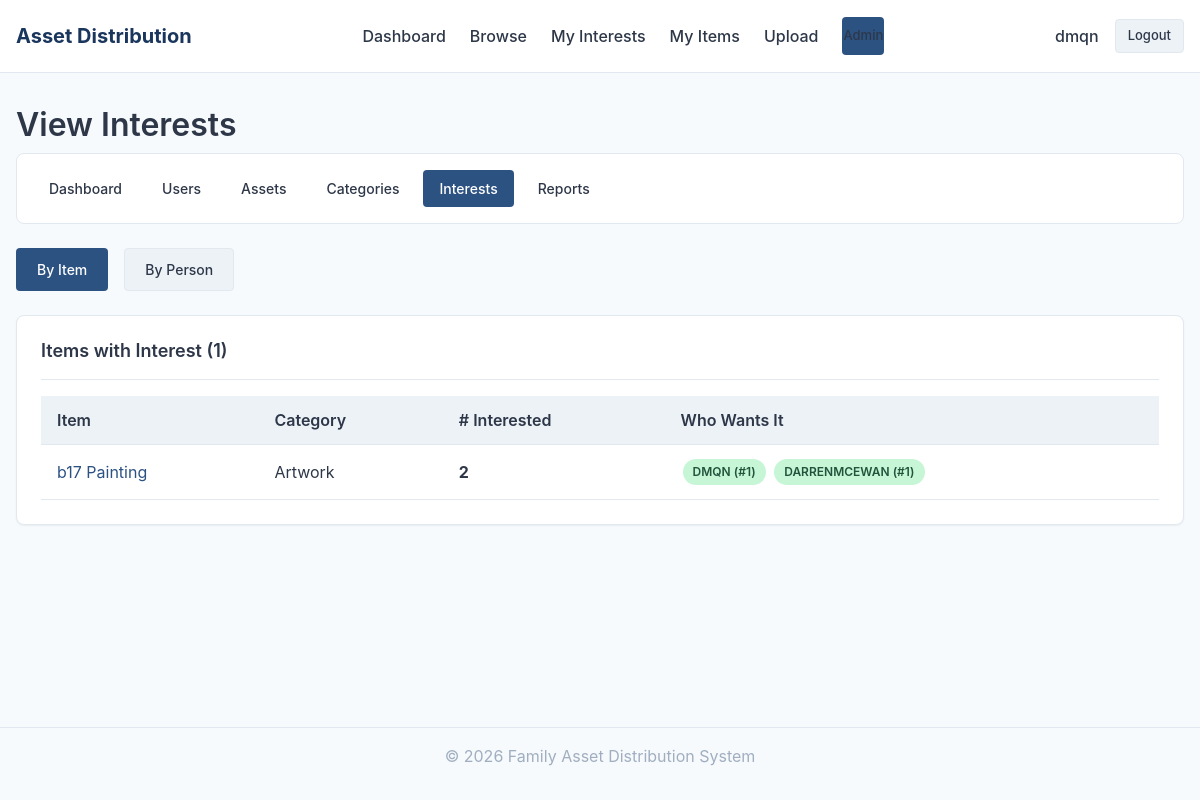
The page /admin-panel/interests/ (signed in) on the database its author committed.
### core/models.py (models this page shows, shortened)
class Asset(models.Model):
    STATUS_CHOICES = [
        ('available', 'Available'),
        ('claimed', 'Claimed'),
        ('sold', 'Sold'),
        ('donated', 'Donated'),
    ]
    name = models.CharField(max_length=200)
    description = models.TextField(blank=True)
    category = models.ForeignKey(Category, on_delete=models.PROTECT, related_name='assets')
    condition = models.CharField(max_length=100, blank=True)
    notes = models.TextField(blank=True)
    status = models.CharField(max_length=20, choices=STATUS_CHOICES, default='available')
    assigned_to = models.ForeignKey(
        User,
        on_delete=models.SET_NULL,
        null=True,
        blank=True,
        related_name='assigned_assets'
    )
    created_by = models.ForeignKey(
        User,
        on_delete=models.SET_NULL,
        null=True,
        blank=True,
        related_name='created_assets'
    )
    created_at = models.DateTimeField(auto_now_add=True)
    updated_at = models.DateTimeField(auto_now=True)
    class Meta:
        ordering = ['category__display_order', 'name']

class Category(models.Model):
    name = models.CharField(max_length=100, unique=True)
    display_order = models.IntegerField(default=0)
    created_at = models.DateTimeField(auto_now_add=True)
    class Meta:
        ordering = ['display_order', 'name']
        verbose_name_plural = 'Categories'

class Interest(models.Model):
    user = models.ForeignKey(User, on_delete=models.CASCADE, related_name='interests')
    asset = models.ForeignKey(Asset, on_delete=models.CASCADE, related_name='interests')
    position = models.IntegerField()
    created_at = models.DateTimeField(auto_now_add=True)
    class Meta:
        unique_together = [
            ('user', 'asset'),
            ('user', 'position'),
        ]
        ordering = ['position', 'created_at']

### core/views.py (the view, shortened to what this page needs)
# urls.py: path('admin-panel/interests/', views.admin_interests_view, name='admin_interests'),
@admin_required
def admin_interests_view(request):
    view_by = request.GET.get('view', 'item')
    assets = (
        Asset.objects
        .filter(status='available')
        .prefetch_related('interests__user')
        .annotate(interest_count=Count('interests'))
        .filter(interest_count__gt=0)
        .order_by('-interest_count')
    )
    return render(request, 'admin/interests.html', {'view_by': 'item', 'assets': assets})

### core/context_processors.py (called while the page is built)
def user_branch(request):
    branch = None
    if getattr(request, 'user', None) and request.user.is_authenticated:
        profile = getattr(request.user, 'profile', None)
        if profile:
            branch = profile.branch
    return {"user_branch": branch}

### core/views.py (called while the page is built)
def admin_required(view_func):
    return user_passes_test(lambda u: u.is_authenticated and u.is_staff, login_url='login')(view_func)

### templates/admin/interests.html (shortened to what this page needs)
{% extends 'base.html' %}
{% block content %}
<h1>View Interests</h1>
<nav class="admin-nav">
    <a href="{% url 'admin_panel' %}">Dashboard</a>
    <a href="{% url 'admin_users' %}">Users</a>
    <a href="{% url 'admin_assets' %}">Assets</a>
    <a href="{% url 'admin_categories' %}">Categories</a>
    <a href="{% url 'admin_interests' %}" class="active">Interests</a>
    <a href="{% url 'admin_reports' %}">Reports</a>
</nav>
<div class="flex gap-2 mb-3">
    <a href="?view=item" class="btn {% if view_by == 'item' %}btn-primary{% else %}btn-secondary{% endif %}">By Item</a>
    <a href="?view=person" class="btn {% if view_by == 'person' %}btn-primary{% else %}btn-secondary{% endif %}">By Person</a>
</div>
{% if view_by == 'item' %}
<div class="card">
    <div class="card-header"><h3 class="card-title">Items with Interest ({{ assets|length }})</h3></div>
    {% if assets %}
    <table class="table">
        <thead><tr><th>Item</th><th>Category</th><th># Interested</th><th>Who Wants It</th></tr></thead>
        <tbody>
            {% for asset in assets %}
            <tr>
                <td><a href="{% url 'asset_detail' asset.id %}">{{ asset.name }}</a></td>
                <td>{{ asset.category.name }}</td>
                <td><strong>{{ asset.interest_count }}</strong></td>
                <td>
                    {% for interest in asset.interests.all %}
                    <span class="badge badge-available" style="margin: 2px;">{{ interest.user.username }} (#{{ interest.position }})</span>
                    {% endfor %}
                </td>
            </tr>
            {% endfor %}
        </tbody>
    </table>
    {% else %}<p class="text-muted" style="padding: 1rem;">No items have any interests yet.</p>{% endif %}
</div>
{% endif %}
{% endblock %}

### templates/base.html (shortened to what this page needs)
{% load static %}
<!DOCTYPE html>
<html lang="en">
<head>
    <link rel="stylesheet" href="{% static 'css/style.css' %}">
</head>
<body>
    <div class="page-wrapper">
        {% if user.is_authenticated %}
        <header class="header">
            <div class="container">
                <div class="header-inner">
                    <a href="{% url 'dashboard' %}" class="logo">Asset Distribution</a>
                    <nav class="nav">
                        <a href="{% url 'dashboard' %}" {% if request.resolver_match.url_name == 'dashboard' %}class="active"{% endif %}>Dashboard</a>
                        <a href="{% url 'browse_assets' %}" {% if request.resolver_match.url_name == 'browse_assets' %}class="active"{% endif %}>Browse</a>
                        <a href="{% url 'my_interests' %}" {% if request.resolver_match.url_name == 'my_interests' %}class="active"{% endif %}>My Interests</a>
                        <a href="{% url 'my_items' %}" {% if request.resolver_match.url_name == 'my_items' %}class="active"{% endif %}>My Items</a>
                        <a href="{% url 'upload_asset' %}" {% if request.resolver_match.url_name == 'upload_asset' %}class="active"{% endif %}>Upload</a>
                        {% if user.is_staff %}<a href="{% url 'admin_panel' %}" class="btn btn-sm btn-primary">Admin</a>{% endif %}
                    </nav>
                    <div class="user-info">
                        <span><strong class="user-name">{{ user.username }}</strong>{% if user_branch %} <span class="text-muted">({{ user_branch.name }})</span>{% endif %}</span>
                        <a href="{% url 'logout' %}" class="btn btn-sm btn-secondary">Logout</a>
                    </div>
                </div>
            </div>
        </header>
        {% endif %}
        <main class="main-content">
            <div class="container">
                {% block content %}{% endblock %}
            </div>
        </main>
        <footer style="padding: 1rem 0; text-align: center; color: var(--color-text-muted); border-top: 1px solid var(--color-border);">
            <div class="container"><p>&copy; 2026 Family Asset Distribution System</p></div>
        </footer>
    </div>
</body>
</html>

### static/css/style.css (style rules this page uses)
:root { --color-primary: #2c5282; --color-primary-dark: #1a365d; --color-primary-light: #4299e1; --color-secondary: #718096; --color-success: #38a169; --color-warning: #d69e2e; --color-danger: #e53e3e; --color-info: #3182ce; --color-bg: #f7fafc; --color-bg-white: #ffffff; --color-bg-light: #edf2f7; --color-bg-dark: #e2e8f0; --color-text: #2d3748; --color-text-light: #718096; --color-text-muted: #a0aec0; --color-border: #e2e8f0; --color-border-dark: #cbd5e0; --shadow-sm: 0 1px 2px 0 rgba(0, 0, 0, 0.05); --shadow-md: 0 4px 6px -1px rgba(0, 0, 0, 0.1); --shadow-lg: 0 10px 15px -3px rgba(0, 0, 0, 0.1); --radius-sm: 4px; --radius-md: 8px; --radius-lg: 12px; --font-family: -apple-system, BlinkMacSystemFont, 'Segoe UI', Roboto, 'Helvetica Neue', Arial, sans-serif; }
*, *::before, *::after { box-sizing: border-box; margin: 0; padding: 0; }
html { font-size: 16px; line-height: 1.5; }
body { font-family: var(--font-family); background-color: var(--color-bg); color: var(--color-text); min-height: 100vh; }
a { color: var(--color-primary); text-decoration: none; }
h1, h2, h3, h4, h5, h6 { font-weight: 600; line-height: 1.25; margin-bottom: 0.5rem; }
h1 { font-size: 2rem; }
h3 { font-size: 1.25rem; }
p { margin-bottom: 1rem; }
.container { max-width: 1200px; margin: 0 auto; padding: 0 1rem; }
.page-wrapper { min-height: 100vh; display: flex; flex-direction: column; }
.main-content { flex: 1; padding: 2rem 0; }
.header { background-color: var(--color-bg-white); border-bottom: 1px solid var(--color-border); padding: 1rem 0; position: sticky; top: 0; z-index: 100; }
.header-inner { display: flex; justify-content: space-between; align-items: center; }
.logo { font-size: 1.25rem; font-weight: 700; color: var(--color-primary-dark); }
.nav { display: flex; gap: 1.5rem; align-items: center; }
.nav a { color: var(--color-text); font-weight: 500; padding: 0.5rem 0; }
.user-info { display: flex; align-items: center; gap: 1rem; color: var(--color-text-light); }
.user-name { font-weight: 500; color: var(--color-text); }
.card { background-color: var(--color-bg-white); border: 1px solid var(--color-border); border-radius: var(--radius-md); padding: 1.5rem; margin-bottom: 1rem; box-shadow: var(--shadow-sm); }
.card-header { display: flex; justify-content: space-between; align-items: center; margin-bottom: 1rem; padding-bottom: 1rem; border-bottom: 1px solid var(--color-border); }
.card-title { font-size: 1.125rem; font-weight: 600; margin: 0; }
.btn { display: inline-flex; align-items: center; justify-content: center; padding: 0.625rem 1.25rem; font-size: 0.875rem; font-weight: 500; border-radius: var(--radius-sm); border: 1px solid transparent; cursor: pointer; transition: all 0.15s ease; text-decoration: none; gap: 0.5rem; }
.btn-primary { background-color: var(--color-primary); color: white; }
.btn-secondary { background-color: var(--color-bg-light); color: var(--color-text); border-color: var(--color-border); }
.btn-sm { padding: 0.375rem 0.75rem; font-size: 0.8125rem; }
.table { width: 100%; border-collapse: collapse; background-color: var(--color-bg-white); }
.table th, .table td { padding: 0.75rem 1rem; text-align: left; border-bottom: 1px solid var(--color-border); }
.table th { font-weight: 600; background-color: var(--color-bg-light); color: var(--color-text); }
.badge { display: inline-block; padding: 0.25rem 0.625rem; font-size: 0.75rem; font-weight: 600; border-radius: 9999px; text-transform: uppercase; }
.badge-available { background-color: #c6f6d5; color: #22543d; }
.admin-nav { display: flex; flex-wrap: wrap; gap: 0.5rem; margin-bottom: 1.5rem; padding: 1rem; background-color: var(--color-bg-white); border: 1px solid var(--color-border); border-radius: var(--radius-md); }
.admin-nav a { padding: 0.5rem 1rem; border-radius: var(--radius-sm); color: var(--color-text); font-weight: 500; font-size: 0.875rem; }
.admin-nav a.active { background-color: var(--color-primary); color: white; }
.mb-3 { margin-bottom: 1.5rem; }
.flex { display: flex; }
.gap-2 { gap: 1rem; }

### rows shown on the page
Asset: name "b17 Painting", category.name "Artwork", interest_count "2"
Interest: user.username "DMQN", position "1"
Interest: user.username "DARRENMCEWAN", position "1"

### other values the page prints
{{ user.username }} "dmqn"
{{ assets|length }} "1"
